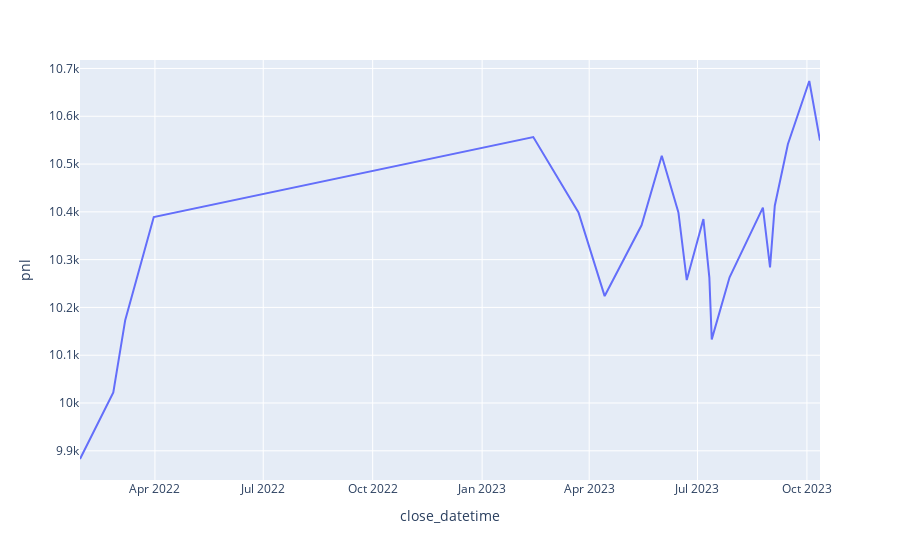

Notebook code cell kept with this figure:
### Markdown cell above
## Plotting PnL

### Code cell
fig_pnl = px.line(backtest_result, x='close_datetime', y='pnl')
fig_pnl

### Figure 1 — Plotly figure (JSON) as saved in the notebook; plotly's stock layout.template omitted (floating-point values rounded to 4 significant figures)
{"data": [{"hovertemplate": "close_datetime=%{x}<br>pnl=%{y}<extra></extra>", "legendgroup": "", "line": {"color": "#636efa", "dash": "solid"}, "marker": {"symbol": "circle"}, "mode": "lines", "name": "", "orientation": "v", "showlegend": false, "type": "scatter", "x": ["2022-01-28T00:00:00", "2022-02-25T00:00:00", "2022-03-07T00:00:00", "2022-03-31T00:00:00", "2023-02-13T00:00:00", "2023-03-23T00:00:00", "2023-04-14T00:00:00", "2023-05-15T00:00:00", "2023-06-01T00:00:00", "2023-06-15T00:00:00", "2023-06-22T00:00:00", "2023-07-06T00:00:00", "2023-07-11T00:00:00", "2023-07-13T00:00:00", "2023-07-28T00:00:00", "2023-08-25T00:00:00", "2023-08-31T00:00:00", "2023-09-04T00:00:00", "2023-09-15T00:00:00", "2023-10-03T00:00:00", "2023-10-12T00:00:00"], "xaxis": "x", "y": [9883.0, 10020.0, 10170.0, 10390.0, 10560.0, 10400.0, 10220.0, 10370.0, 10520.0, 10400.0, 10260.0, 10380.0, 10260.0, 10130.0, 10260.0, 10410.0, 10280.0, 10410.0, 10540.0, 10670.0, 10550.0], "yaxis": "y"}], "layout": {"autosize": true, "legend": {"tracegroupgap": 0}, "margin": {"t": 60}, "xaxis": {"anchor": "y", "autorange": true, "domain": [0, 1], "range": ["2022-01-28", "2023-10-12"], "title": {"text": "close_datetime"}, "type": "date"}, "yaxis": {"anchor": "x", "autorange": true, "domain": [0, 1], "range": [9839.0, 10720.0], "title": {"text": "pnl"}, "type": "linear"}}}
